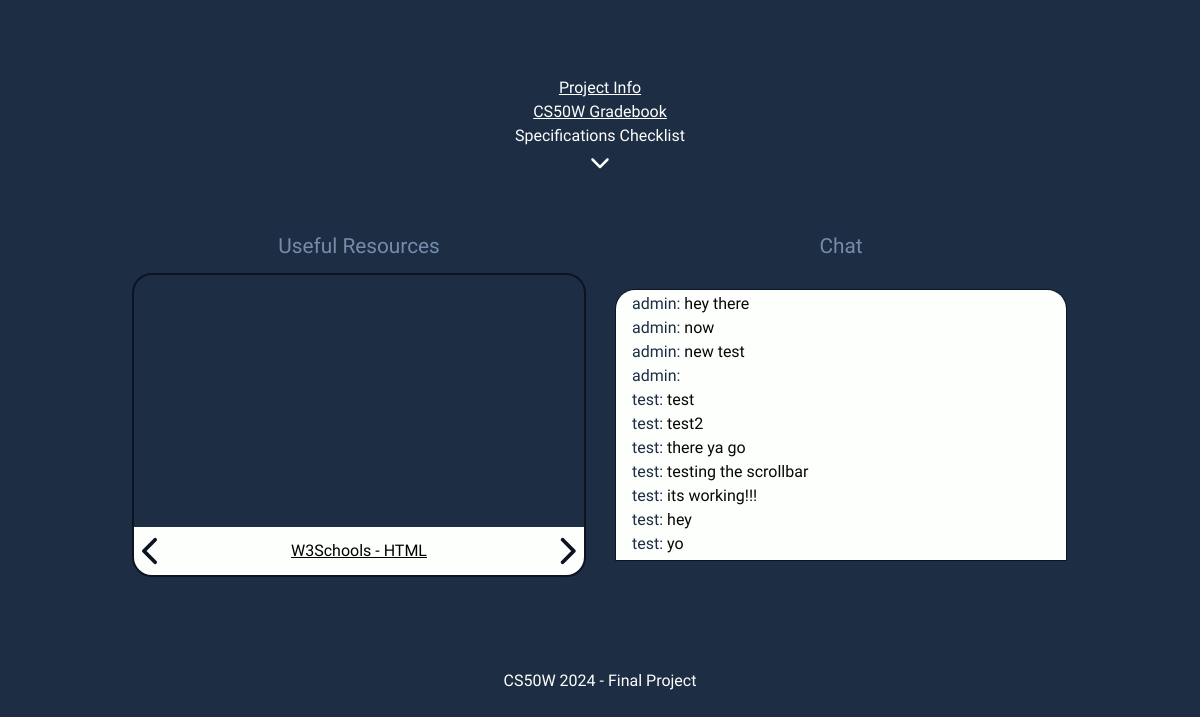
The app's page /project/1 with its own data.
### final/models.py (models this page shows)
class Media(models.Model):
    project = models.ForeignKey(Project, max_length=150,  null=True, on_delete=models.CASCADE)
    url = models.CharField(max_length = 500)
    resourceTitle = models.CharField(max_length = 150)
    resource = models.CharField(max_length = 500)

class Message(models.Model):
    author = models.ForeignKey(User, on_delete=models.CASCADE, blank=True, null=True, related_name="author")
    project = models.ForeignKey(Project, on_delete=models.CASCADE, blank=True, null=True, related_name="project")
    content = models.CharField(max_length=150)

class User(AbstractUser):
    pass

### final/views.py (the view)
# urls.py: path("project/<int:id>", views.project, name="project"),
def project(request, id, *args, **kwargs):
    project = Project.objects.get(pk=id)
    resources = Media.objects.filter(project=project)
    savedComments = Message.objects.filter(project = project)
    listItems = CheckList.objects.filter(project=project)
    return render(request, "final/project.html" ,{
        "project": project,
        "resources": resources,
        "savedComments": savedComments,
        "listItems": listItems,
    })

### final/templates/final/project.html (shortened to what this page needs)
{% extends "final/layout.html" %}
{% load static %}
{% block body %}
<div id="project-info">
    <a class="project-link" href="{{project.link}}">Project Info</a>
    <a class="project-link" href="https://cs50.me/cs50w">CS50W Gradebook</a>
            <h1 class="project-link">Specifications Checklist</h1>
</div>
<div id="project-page" >
    <div class="info-container">
        <h1 class="title">Useful Resources</h1>
            <div class="carousel">
                {% for resource in resources %}
                    <a class="carousel-title" href="{{resource.resource}}">{{resource.resourceTitle}}</a>
                {% endfor %}
            </div>
    </div>
    <div id="chat-container">
        <h1 class="title">Chat</h1>
        <div id="message-box">
            {% for savedComment in savedComments %}
            {% if user == savedComment.author%}
                <h2 class="messages"><span style="color: #748CAB">Me: </span>{{savedComment.content}}</h2>
            {% else %}
                <h2 class="messages"><span style="color: #1D2D44">{{savedComment.author}}: </span>{{savedComment.content}}</h2>
            {% endif %}
            {% endfor %}
        </div>
    </div>
</div>
<div class="footer">
    <h1 class="welcome">CS50W 2024 - Final Project</h1>
</div>
{% endblock %}

### final/static/final/styles.css (style rules this page uses)
html { background-color: #1D2D44; }
a { text-align: center; color: #FDFFFC; }
.footer { padding-top: 6rem; display: flex; justify-content: center; width: 100%; height: 2rem; font-size: 1rem; font-family: "Ubuntu", sans-serif; font-weight: 400; color: #FDFFFC; }
.title { text-align: center; font-size: 1.3rem; font-family: "Ubuntu", sans-serif; font-weight: 400; margin-bottom: 1rem; color: #748CAB; }
#project-info { display: grid; justify-items: center; padding-top: 5rem; }
.project-link { text-align: center; font-family: "Ubuntu", sans-serif; font-weight: 400; font-size: 1rem; margin-bottom: 0.5rem; color: #FDFFFC; transition: all 0.5s ease-in-out; cursor: pointer; }
#project-page { display: flex; justify-content: center; gap: 2rem; flex-wrap: wrap; margin-top: 3rem; margin-left: 3rem; margin-right: 3rem; }
.info-container { width: 450px; }
.carousel { position: relative; left: 50%; transform: translateX(-50%); width: 100%; height: 300px; overflow: hidden; border-radius: 20px; border: 2px solid #0D1321; }
.carousel-title { position: absolute; z-index: 100; color: black; display: none; left: 0px; bottom:0px; opacity: 0.8; width: 100%; height: 3rem; background-color: #FDFFFC; transition: all 0.5s ease-in-out; font-family: "Ubuntu", sans-serif; font-weight: 400; font-size: 1rem; align-content: space-around; }
.active { display: block; opacity: 1; }
.prev { position: absolute; top: 50%; left: 0px; z-index: 100; top: 87%; height: 30px; padding-left: 0.5rem; cursor: pointer; fill: #0D1321; }
.next { position: absolute; z-index: 100; top: 87%; height: 30px; padding-right: 0.5rem; right: 0px; cursor: pointer; fill: #0D1321; }
#chat-container { display: grid; justify-items: center; width: 450px; }
#message-box { width: 100%; height: 270px; background-color: #FDFFFC; border: 1px solid #0D1321; border-top-left-radius:20px; border-top-right-radius:20px; overflow-y: scroll; }
.messages { color: #070707; margin-left: 1rem; font-family: "Ubuntu", sans-serif; font-weight: 400; height: fit-content; margin-bottom: 0.5rem; }
#checklist-toggle { width: 20px; cursor: pointer; margin-bottom: 1rem; fill: #FDFFFC }

### records on screen
Media: resourceTitle "W3Schools - HTML"
Message: author "admin", content "hey there"
Message: author "admin", content "now"
Message: author "admin", content "new test"
Message: author "admin"
Message: author "test", content "test"
Message: author "test", content "test2"
Message: author "test", content "there ya go"
Message: author "test", content "testing the scrollbar"
Message: author "test", content "its working!!!"
Message: author "test", content "hey"
Message: author "test", content "yo"
